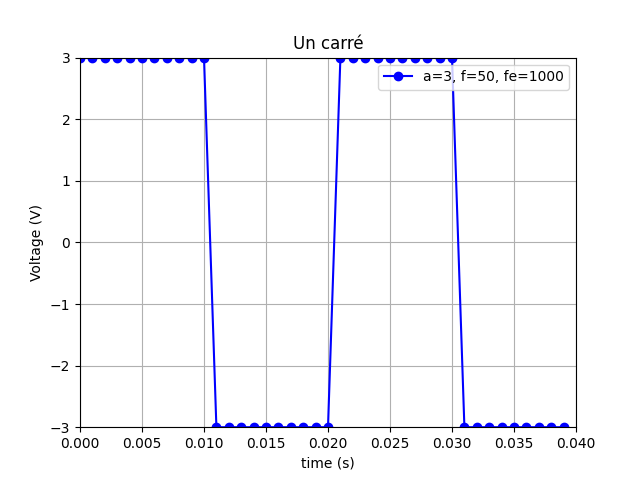

Reproduce this figure in Python.
from utils import make_sig, plot, decoration
import math
import matplotlib.pyplot as plt
import numpy as np
from scipy import signal 
#---------------------------------
def make_square_vect(a=3.0, f=50.0, fe=1000.0, nT=2, ph=0):
    d = nT / f
    te = 1/fe
    omega = 2 * math.pi * f
    sig_t = np.arange(0, d, te)
    sig_s = np.where(a*np.sin(omega * sig_t + ph) >= 0, a, -a) 
    return sig_t, sig_s

#---------------------------------
def make_square_vect_sci(a=3.0, f=50.0, fe=1000.0, nT=2, ph=0):
    d = nT / f
    te = 1/fe
    omega = 2 * math.pi * f
    sig_t = np.arange(0, d, te)
    sig_s = a * signal.square(omega * sig_t + ph)
    return sig_t, sig_s

#---------------------------------
def square(t, a, f, ph):
    omega = 2 * math.pi * f
    if a * math.sin(omega * t + ph) >= 0:
            return a
    else:
            return -a

def make_square(a=3.0, f=50.0, fe=1000.0, nT=2):
    return make_sig(square, a=a, f=f, fe=fe, nT=nT)

if __name__ == "__main__": 
    sig_t, sig_s = make_square_vect()

    fig, ax = plt.subplots()
    plot(ax, sig_t, sig_s, format="bo-", label="a=3, f=50, fe=1000")
    decoration(ax, "Un carré")
    plt.show()
